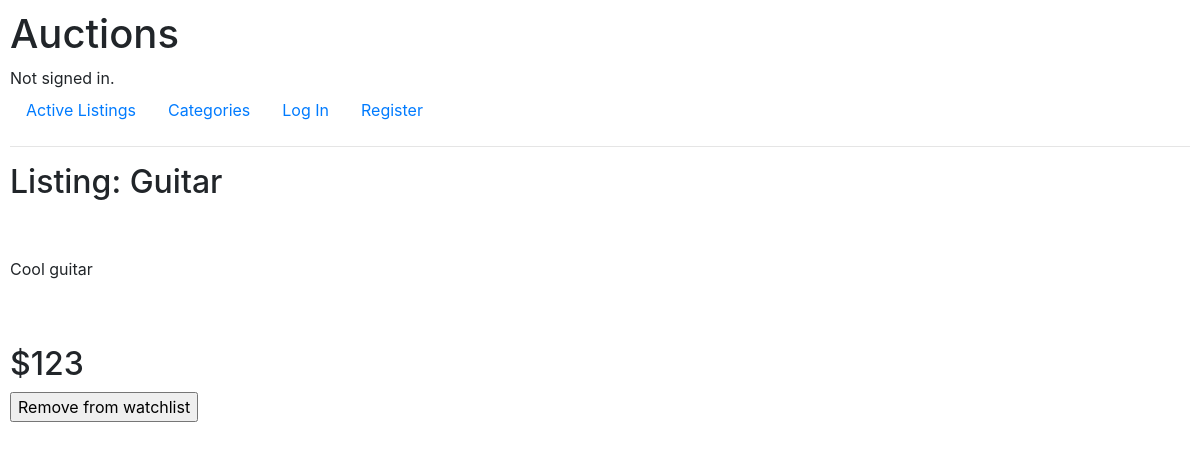
Page /3 on the committed database.
### auctions/models.py (models this page shows, shortened)
class Listing(models.Model):
    title = models.CharField(max_length=64)
    description = models.CharField(max_length=150)
    starting_bid = models.IntegerField()
    image_link = models.CharField(max_length=400)
    Category = (('Fashion', 'Fashion'),('Toys','Toys'),('Electronics','Electronics'),('Home','Home'),('Health', 'Health'),('Sports','Sports'))
    category = models.CharField(max_length=200,null=True, choices=Category)

### auctions/views.py (the view)
# urls.py: path("<int:list_id>",views.listing_page,name="listing_page"),
def listing_page(request,list_id):
    if len(watchlist.objects.filter(item_id=list_id))==1:
        blob=True
        if request.method=="POST":
            item = watchlist.objects.filter(item_id=list_id)
            item.delete()
            return HttpResponseRedirect(reverse("listing_page",args=(list_id,)))
    else:
        blob=False
        if request.method=="POST":
            b = watchlist(item = Listing.objects.get(pk=list_id),user=User.objects.get(pk=request.user.id))
            b.save()
            return HttpResponseRedirect(reverse("listing_page",args=(list_id,)))
    return render(request,"auctions/listing_page.html",{
        "list":Listing.objects.get(pk=list_id),
        "in_watchlist":blob
    })

### auctions/templates/auctions/listing_page.html (shortened to what this page needs)
{% extends "auctions/layout.html" %}
{% block body %}
    <h2>Listing: {{list.title}}</h2>
    <br>
<br>
    <p>{{list.description}}</p>
    <br>
    <br>
    <h2>${{list.starting_bid}}</h2>
    <form action="" method="POST">
        {% if in_watchlist %}
            <input type="submit" value="Remove from watchlist">
        {% else %}
            <input type="submit" value="Add to watchlist">
        {% endif %}
    </form>
{% endblock %}

### auctions/static/auctions/styles.css (style rules this page uses)
body { padding: 10px; }

### rows in the picture
Listing: title "Guitar", description "Cool guitar", starting_bid "123"
